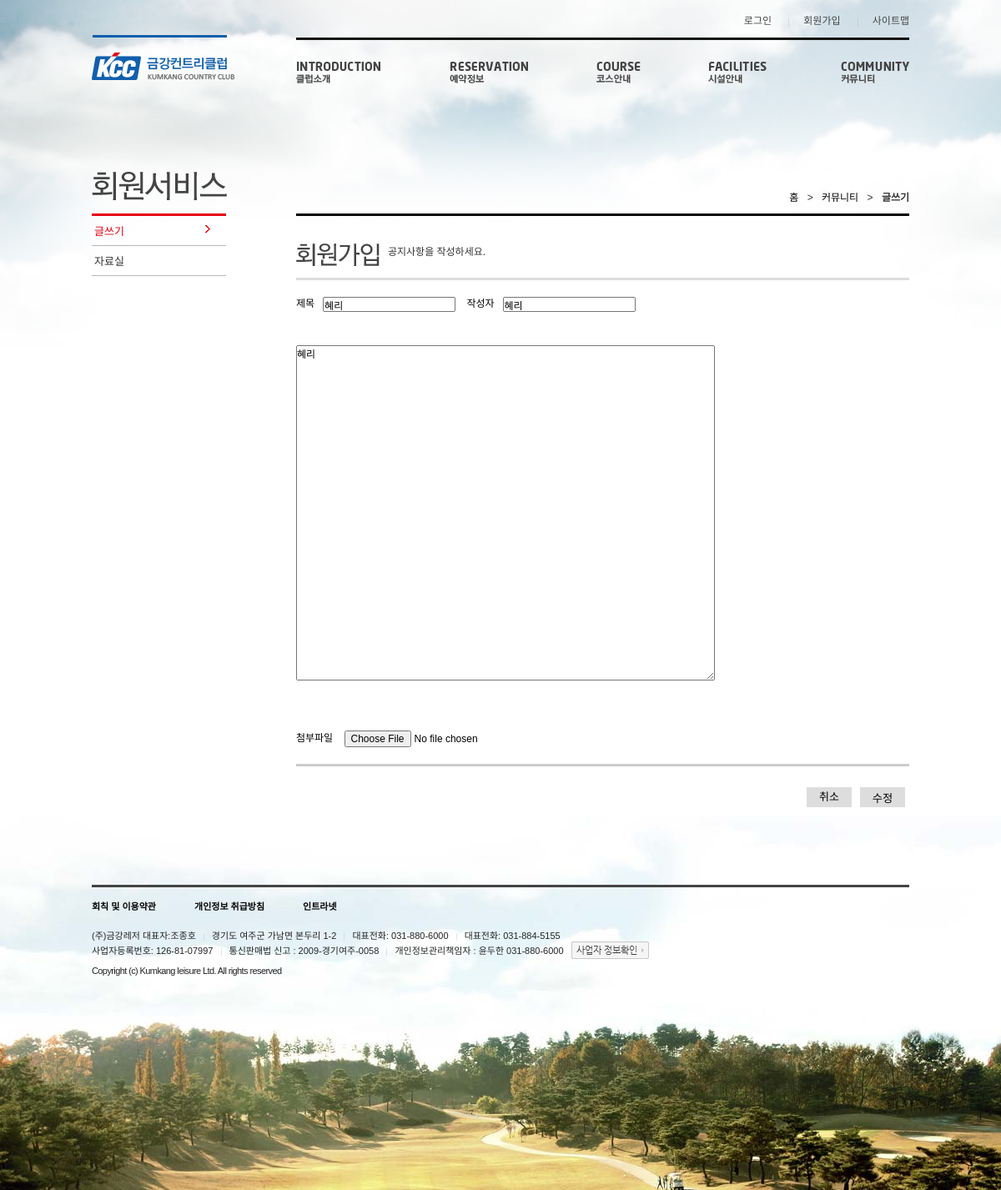
Page /sub/kccgolf/update.php?idx=59 on the committed database.
### tables this page shows
CREATE TABLE `board` (
  `idx` int(11) NOT NULL,
  `writer` varchar(200) NOT NULL,
  `title` varchar(200) NOT NULL,
  `date` timestamp NOT NULL DEFAULT CURRENT_TIMESTAMP ON UPDATE CURRENT_TIMESTAMP,
  `count` varchar(200) NOT NULL,
  `content` varchar(200) NOT NULL,
  `upload` varchar(200) NOT NULL
);

### sub/kccgolf/update.php (the view, shortened to what this page needs)
<?php
    require_once 'inc/header.php';
    include "db.php";
    $sql = "select * from board where idx='{$_GET['idx']}'";
    $se = $pdo->prepare($sql);
    $se -> execute();
    $re = $se->fetchAll();
?>
	<div id="container">
		<div id="content">
				<div class="sub_con">
				<div class="left_con">
					<h2 class="sp_sub lnb_title">회원서비스</h2>
					<ul class="lnb">
					<li><a href="#" class="selected_hard">글쓰기<span class="sp_sub select_ico"></span></a></li>
					<li><a href="#">자료실<span class="sp_sub select_ico"></span></a></li>
					</ul>
				</div>
				<div class="right_con">
					<p class="pg_nav">
						<a href="#">홈</a>
						<span>&gt;</span>
						<a href="#">커뮤니티</a>
						<span>&gt;</span>
						<strong>글쓰기</strong>
					</p>
                    <div class="join_wrap">
						<h3 class="sp_sub join_title">글쓰기</h3>
						<p class="mo_te">공지사항을 작성하세요.</p>
                          <?php
                            foreach($re as $ro){
                        ?>
                        <form action="update_p.php?idx=<?=$ro['idx']?>" method="post">
                            <span>제목</span><input type="text" name="title" value="<?=$ro['title']?>">
                            <span>작성자</span><input type="text" name="writer" value="<?=$ro['writer']?>">
                            <textarea name="content" class="textaaa" cols="30" rows="10"><?=$ro['content']?></textarea>
                            <div class="insert">
                                <label for="insert">첨부파일</label>
                                <input type="file" name="upload" class="insert">
                            </div>
                            <div class="btn_area">
                                <div class="btn_view">
                                    <button type="submit">수정</button>
                                </div>
                                <div class="btn_view">
                                    <a href="sub1.php">취소</a>
                                </div>
					        </div>
                        </form>
                        <?php
                            }
                        ?>
				</div>
            </div>
        </div>
    </div>
</div>
	<div id="footer">
		<div class="f_inner">
			<p class="policy_sub">
				<a href="#">회칙 및 이용약관</a>
				<a href="#">개인정보 취급방침</a>
				<a href="#">인트라넷</a>
			</p>
			<div class="site_info">
				<p class="none_style">(주)금강레저 대표자:조종호</p>
				<p>경기도 여주군 가남면 본두리 1-2</p>
				<p>대표전화: 031-880-6000</p>
				<p>대표전화: 031-884-5155</p><br>
				<p class="none_style">사업자등록번호: 126-81-07997</p>
				<p>통신판매법 신고 : 2009-경기여주-0058</p>
				<p>개인정보관리책임자 : 윤두한 031-880-6000</p>
				<p><a href="#" class="licenseInfo sp_main">사업자 정보확인</a></p>
			</div>
			<address>Copyright (c) Kumkang leisure Ltd.  All rights reserved</address>
		</div>
	</div>
</div>
</body>
</html>

### sub/kccgolf/css/kcc_style.css (style rules this page uses)
body,div,dl,dt,dd,ul,ol,li,h1,h2,h3,h4,h5,h6,form,label,blockquote,q,fieldset,legend,textarea,p,th,td,input,select,textarea,button { margin:0;padding:0 }
html,body { width:100%;height:100% }
body { font-family:'나눔고딕',NanumGothic,nanumG,'돋움',dotum,tahoma,sans-serif;font-size:12px;color:#000 }
h1,h2,h3,h4,h5,h6,strong,b,th { font-size:12px;font-weight:700 }
input,select,textarea { font-family:'나눔고딕',NanumGothic,nanumG,'돋움',dotum,Tahoma,sans-serif;font-size:12px;vertical-align:middle }
button { overflow:visible;border:0 none;background-color:transparent;vertical-align:middle;cursor:pointer }
address,caption,em { font-style:normal }
a { color:#000;text-decoration:none;cursor:pointer }
p { color:#333 }
.sp_main { display:block;overflow:hidden;background:url(../img/sp_main.png) no-repeat;text-indent:-9999px }
.sp_sub { float:left; overflow:hidden;background:url(../img/sp_sub.png) no-repeat;text-indent:-9999px; margin-right: 10px; }
#header, #content, .f_inner { width:980px;margin:0 auto }
#content { position:relative }
#footer { background:url(../img/bg_footer.jpg) no-repeat 50% 0 }
.f_inner { padding:83px 0 257px;font-size:11px }
.policy_sub { padding-top:14px;border-top:3px solid #444 }
.policy a,.policy_sub a { padding-left:43px;color:#000;font-weight:bold }
.policy a:first-child,.policy_sub a:first-child { padding-left:0 }
.site_info { margin-top:19px }
.site_info:after { display:block;clear:both;content:"" }
.site_info p { display:inline;padding:0 6px 0 10px;background:url(../img/bg_bar.png) no-repeat 0 3px;line-height:18px;color:#232426 }
.site_info p.none_style { padding-left:0;background:none }
.site_info p:last-child { padding-right:0;background:none }
.licenseInfo { display:inline-block;width:93px;height:21px;margin:-3px 0 0 -10px;background-position:-419px 0;vertical-align:middle;text-indent:-9999px }
address { margin-top:8px;color:#232426;letter-spacing:-0.6px }
.sub_con { position:relative;width:100% }
.left_con { float:left;width:161px;border-top:3px solid #e60012 }
.right_con { margin-left:25%;border-top:3px solid #000 }
.lnb_title { position:absolute;top:-50px;left:0;width:162px;height:34px;background-position:0 0 }
.lnb li { border-bottom:1px solid #b7b7b7 }
.lnb li a { display:block;position:relative;padding:8px 3px 8px;color:#333;font-size:13px }
.lnb li a.selected,.lnb li a.selected_hard { color:#e60012 }
.lnb li a .select_ico { display:none }
.lnb li a.selected .select_ico, .lnb li a.selected_hard .select_ico { display:inline-block;position:absolute;top:11px;right:9px;width:6px;height:9px;background-position:-130px -40px }
.pg_nav { position:absolute;top:-29px;right:0 }
.pg_nav > span { padding:0 7px }
.join_wrap { margin-top:33px }
.join_title { width:100px;height:27px;background-position:0 -40px }
.btn_area { padding:29px 0 39px }
input { margin: 10px; }
.btn_area { padding-top:20px;border-top:3px solid #ccc;text-align:right; }
.btn_area .btn_view { width:54px;height:24px;background-position:0 -171px;font-size:13px;color:#333;line-height:24px; float: right; text-align:center; margin: 5px; background: #ddd; }
.textaaa { width: 500px; height: 400px; margin-top: 30px; margin-bottom: 50px; }
.mo_te { padding-bottom: 24px; margin-bottom: 10px; border-bottom: 3px solid #ddd; }
.insert { margin-bottom: 10px; }

### rows in the picture
board: title "혜리", writer "혜리", content "혜리"
